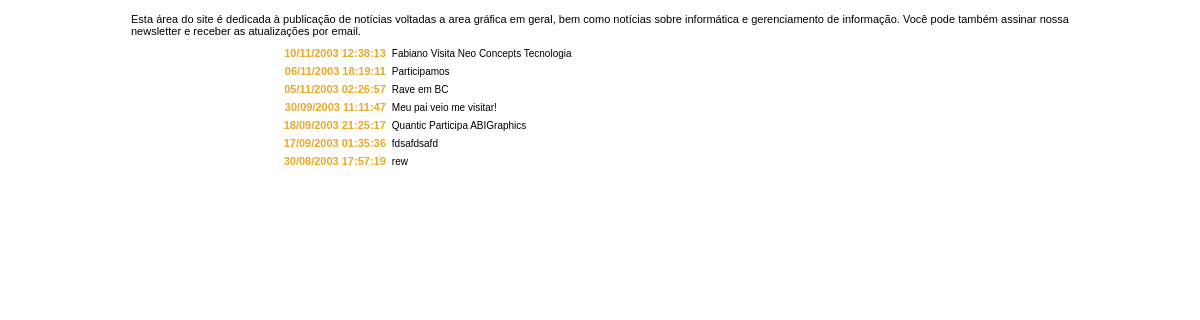
/noticias.php, run on the app's committed database.
### tables this page shows
CREATE TABLE IF NOT EXISTS `parametros` (
  `cd` int(10) unsigned NOT NULL auto_increment,
  `nome` varchar(255) NOT NULL default '',
  `parametro` blob NOT NULL,
  PRIMARY KEY  (`cd`)
);

CREATE TABLE IF NOT EXISTS `noticias` (
  `cd` int(10) unsigned NOT NULL auto_increment,
  `publicador_cd` int(10) unsigned NOT NULL default '0',
  `publicador_usuario` varchar(15) NOT NULL default '',
  `data_criacao` datetime NOT NULL default '0000-00-00 00:00:00',
  `data_inicio` date NOT NULL default '0000-00-00',
  `data_termino` date NOT NULL default '0000-00-00',
  `titulo` varchar(255) NOT NULL default '',
  `conteudo` blob NOT NULL,
  PRIMARY KEY  (`cd`),
  KEY `publicador_usuario` (`publicador_usuario`,`titulo`)
);

### www/includes/funcao_data.php (called while the page is built)
<?php
function formatadata($entrada){
	if($entrada != ""){
		list($data, $hora) = split(" ", $entrada);
		list($ano, $mes, $dia) = split("-", $data);
		return $dia . "/" . $mes . "/" . $ano . " " . $hora;
	}
}
?>

### www/noticias.php (the view, shortened to what this page needs)
<?php
$pagina = $_POST["pagina"];
$qtd = $_POST["qtd"];
$filtro = trim($_POST["filtro"]);
if ($pagina < 1 || $pagina == ""){
	$pagina = 1;
}
if ($qtd == ""){
	$qtd = 20;
}
$limite = ($qtd * ($pagina -1));
$query_limit = " LIMIT " . $limite . "," . $qtd;
if ($filtro != "") $result = mysql_query("SELECT cd, data_criacao, titulo FROM noticias" . $filtro_sql . "order by data_criacao DESC" . $query_limit) or die("Erro ao acessar registros no Banco de dados: " . mysql_error());
else $result = mysql_query("SELECT cd, data_criacao, titulo FROM noticias order by data_criacao DESC" . $query_limit) or die("Erro ao acessar registros no Banco de dados: " . mysql_error());
require("includes/funcao_data.php");
?>
<html>
<head>
</head>
<link href="includes/quantic.css" rel="stylesheet" type="text/css">
<body>
<table width="100%" border="0" cellspacing="1" cellpadding="1">
	<tr>
		<td align="center" valign="top">
			<table width="80%">
				<tr>
					<td class="conteudo">
						<?php
								$query = "SELECT parametro FROM parametros WHERE nome='cabecalho_noticias'";
								$result2 = mysql_query($query) or die("Erro ao acessar registros no Banco de dados: " . mysql_error());
								$cabecalho = mysql_fetch_array($result2, MYSQL_ASSOC);
								echo($cabecalho["parametro"]);
						?>
					</td>
				</tr>
			</table>
		</td>
	</tr>
  <tr>
    <td align="center" valign="top">
      <table width="90%" class="campotxt" cellpadding="2" cellspacing="2" border="0">
			<?php for($i = 0; $i < $qtd; $i++){
					$noticia = mysql_fetch_array($result, MYSQL_ASSOC); ?>
						<tr>
							<td valign="top" align="right" width="30%"><a href="javascript: location = 'vernoticia.php?cd=<?=$noticia['cd']?>';"><b><?=formatadata($noticia['data_criacao'])?></b></a></td>
							<td align="left" width="70%"><font size="1"><?=$noticia['titulo']?></font></td>
						</tr>
			<?php } ?>
		</table>
    </td>
  </tr>
</table>
</body>
</html>

### www/includes/quantic.css (style rules this page uses)
.conteudo { font-family: Helvetica; font-size: 11px; text-align: justify; }

### www/noticias.php (style rules this page uses)
BODY { scrollbar-arrow-color:#FFFFFF; scrollbar-track-color:#FFFFFF; scrollbar-shadow-color:#FFFFFF; scrollbar-face-color:#767877; scrollbar-highlight-color:#FFFFFF; scrollbar-darkshadow-color:#FFFFFF; scrollbar-3dlight-color:#FFFFFF; }
a:link { font-family: Arial, Helvetica, sans-serif; font-size: 11px; font-weight: bold; color: #E8A823; text-decoration: none; }

### data on the page
parametros: parametro "Esta área do site é dedicada à publicação de notícias voltadas a area gráfica em geral, bem como notícias sobre informática e gerenciamento de informação. Você pode também assinar nossa newsletter e receber as atualizações por email."
noticias: data_criacao "10/11/2003 12:38:13", titulo "Fabiano Visita Neo Concepts Tecnologia"
noticias: data_criacao "06/11/2003 18:19:11", titulo "Participamos"
noticias: data_criacao "05/11/2003 02:26:57", titulo "Rave em BC"
noticias: data_criacao "30/09/2003 11:11:47", titulo "Meu pai veio me visitar!"
noticias: data_criacao "18/09/2003 21:25:17", titulo "Quantic Participa ABIGraphics"
noticias: data_criacao "17/09/2003 01:35:36", titulo "fdsafdsafd"
noticias: data_criacao "30/08/2003 17:57:19", titulo "rew"
